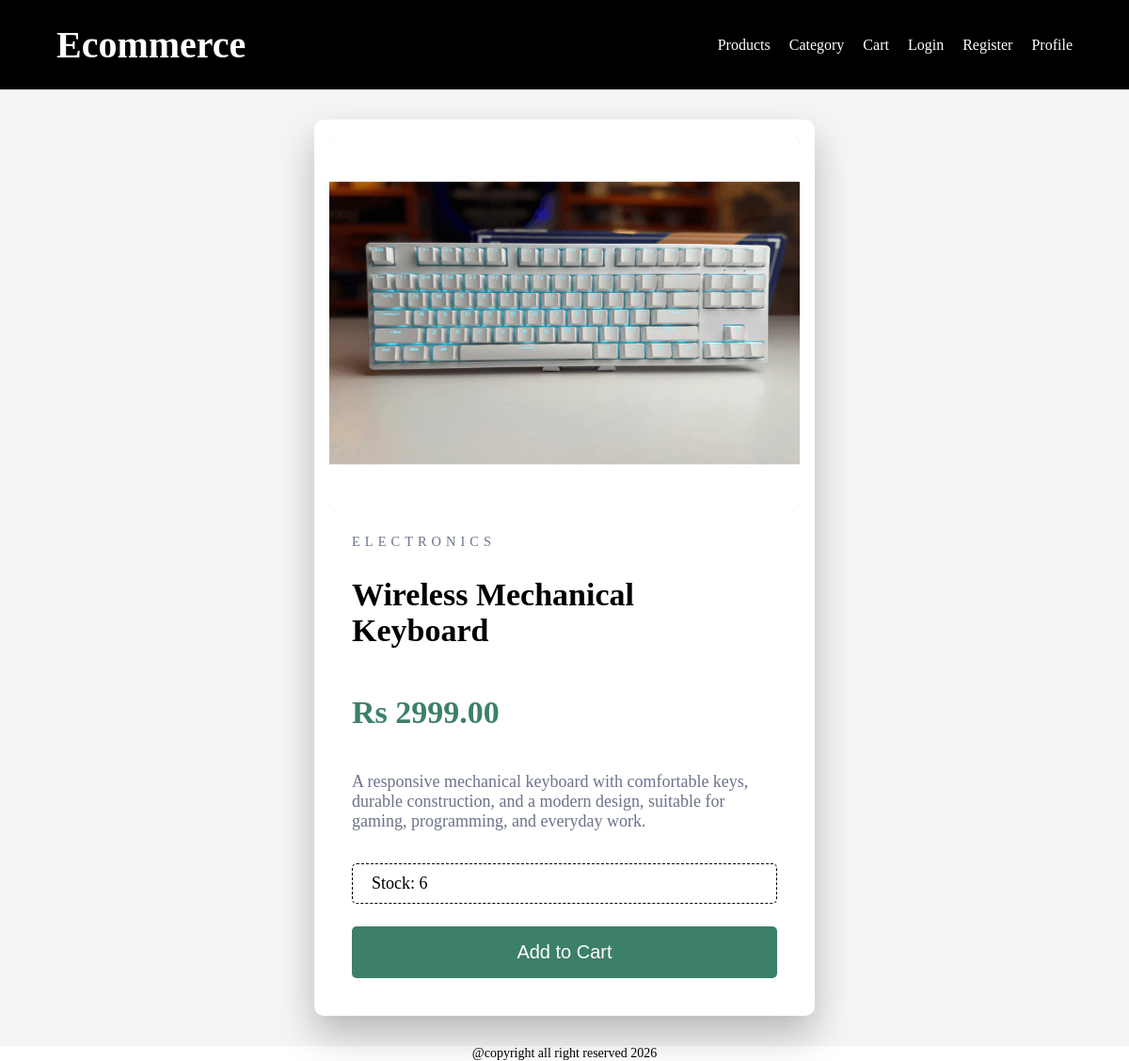
The page /products/1/ on the database its author committed.
### apps/products/models.py (models this page shows, shortened)
class Product(models.Model):
    name = models.CharField(max_length=100)
    description = models.TextField(blank=True)
    image = models.ImageField(upload_to='product/')
    price = models.DecimalField(max_digits=10 , decimal_places=2)
    stock = models.PositiveIntegerField(default=1)
    category = models.ForeignKey(Category , on_delete=models.CASCADE , related_name='products')

class Category(models.Model):
    name = models.CharField(max_length=100)
    slug = models.SlugField(unique=True)
    image = models.ImageField(upload_to='category/')
    def __str__(self):
        return self.name

### apps/products/views.py (the view)
# urls.py: path('<int:id>/' , views.product_detail , name='product_detail'),
def product_detail(req , id):
    product = Product.objects.get(id=id)
    context = {
        'product' : product
    }
    return render(req , 'products/product_detail.html' , context)

### templates/products/product_detail.html (shortened to what this page needs)
{% extends 'base.html' %}
{% load static %}
{% block link %}
    <link rel="stylesheet" href="{% static 'CSS/products.css' %}">
{% endblock %}
{% block content %}
    <main>
        <div class="main-container">
            <div class="product-container">
                <div class="product-image-container">
                    <img  src="{{ product.image.url }}" alt="{{ product.name }}" />
                </div>
                <div class="product-data-container">
                    <div class="product-detail-data">
                        <span>{{ product.category }}</span>
                        <h1 class="product-heading">{{ product.name }}</h1>
                        <div class="product-pricing">
                            <h1 class="product-discount-price">Rs {{ product.price }}</h1>
                        </div>
                        <p class="product-description">{{ product.description }}</p>
                        <p class='product-stock'>Stock: {{ product.stock }}</p>
                        <form action="{% url 'add_to_cart' product.id %}" method="post">
                            <button class="product-add-to-cart-button">Add to Cart</button>
                        </form>
                    </div>
                </div>
            </div>
        </div>
    </main>
{% endblock%}

### static/CSS/products.css (style rules this page uses)
* { margin: 0; padding: 0; }
.main-container { width: 100%; min-height: 100vh; background-color: whitesmoke; padding: 2rem 0; display: flex; justify-content: center; }
.product-container { width: min(80%, 500px); background-color: white; border-radius: 10px; display: flex; flex-direction: column; overflow: hidden; box-shadow: 0 20px 40px rgba(0,0,0,0.25); padding: 1rem; }
.product-image-container { width: 100%; height: 400px; border-radius: 10px; background-color: hsl(30, 38%, 92%); }
.product-image-container img { width: 100%; height: 100%; display: block; border-radius: 10px; background-color: hsl(30, 3%, 89%); }
.product-data-container { width: 100%; }
.product-detail-data { max-width: 100%; padding: 1.5rem; display: flex; flex-direction: column; gap: 1.5rem; }
span { color: hsl(228, 12%, 48%); font-size: 0.9rem; letter-spacing: 0.35em; text-transform: uppercase; font-family:'Montserrat'; }
.product-heading { font-weight: 700; font-size: clamp(1.5rem , 4vw , 2.125rem); padding-top: 0.3rem; padding-bottom: 15px; }
.product-description { padding: 10px 0px; font-weight: 500; font-size: 18px; color: hsl(228, 12%, 48%); }
.product-pricing { display: flex; gap: 10%; padding: 10px 0px; }
.product-discount-price { font-size: 34px; font-weight: bold; color: hsl(158, 36%, 37%); }
.product-stock { font-size: 18px; font-weight: 500; color: black; border: 1px dashed black; padding: 10px 20px; border-radius: 5px; }
.product-add-to-cart-button { height: 55px; width: 100%; background-color: hsl(158, 36%, 37%) ; border-radius: 5px; color: white; font-size: 20px; border: none; cursor: pointer; }

### templates/components/navbar.html (style rules this page uses)
* { margin: 0; padding: 0; }

### rows shown on the page
Product: image (picture), category "ELECTRONICS", name "Wireless Mechanical Keyboard", price "2999.00", description "A responsive mechanical keyboard with comfortable keys, durable construction, and a modern design, suitable for gaming, programming, and everyday work.", stock "6"
